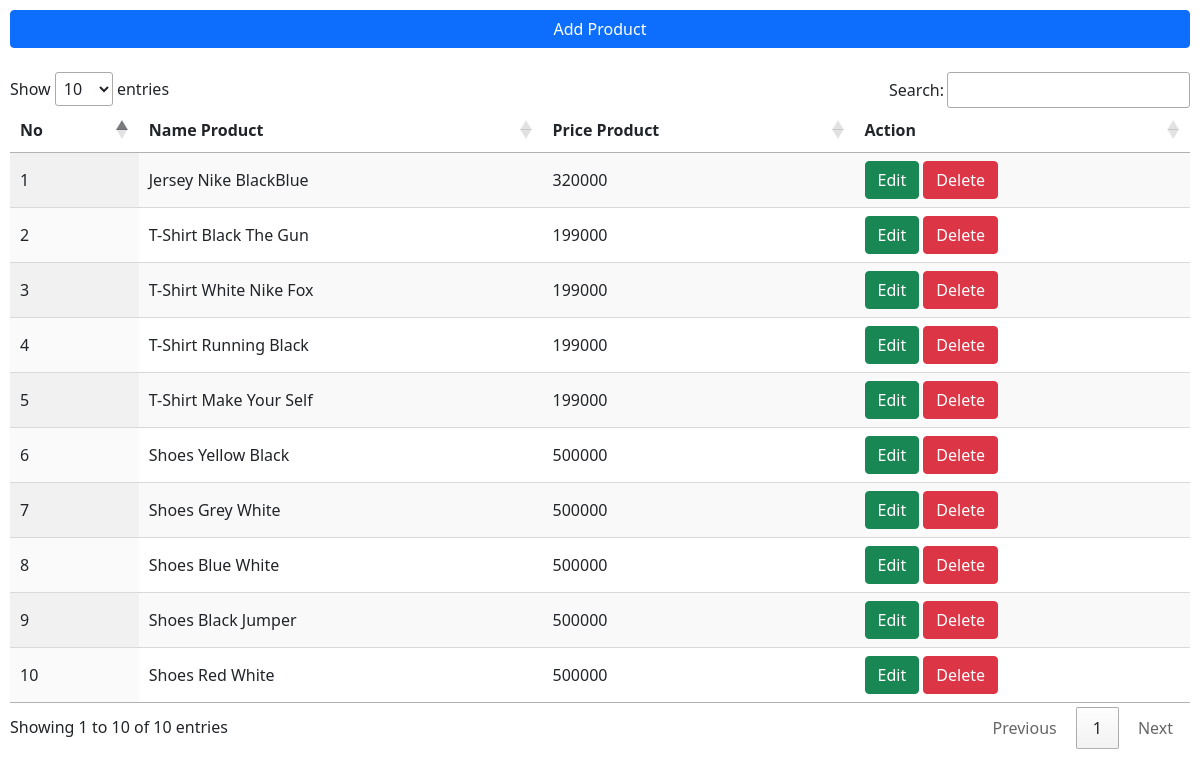
Page /crudManagement/crud.php on the committed database.
### tables this page shows
CREATE TABLE `product` (
  `id` int(11) NOT NULL,
  `name_product` varchar(200) NOT NULL,
  `price_product` varchar(200) NOT NULL,
  `image_product` varchar(5000) NOT NULL
);

### crudManagement/crud.php (the view, shortened to what this page needs)
<!DOCTYPE html>
<html lang="en">
<head>
    <link href="https://cdn.jsdelivr.net/npm/bootstrap@5.0.2/dist/css/bootstrap.min.css" rel="stylesheet">
    <link rel="stylesheet" href="https://cdn.datatables.net/1.13.4/css/jquery.dataTables.css" />
</head>
<body>
    <script>
        $(document).ready(function() {
            $('#myTable').DataTable();
        });
    </script>
    <div class="d-grid gap-2">
        <a id="tambah" href="form-tambah.php" class="btn btn-primary">Add Product</a>
    </div>
    <table id="myTable" class="display" method="get">
        <?php
        include "../Index/connect.php";
        $slctCustomer = "SELECT * FROM product ORDER BY id ASC";
        $query = mysqli_query($conn, $slctCustomer);
        ?>
        <br>
        <thead>
            <tr>
                <th>No</th>
                <th>Name Product</th>
                <th>Price Product</th>
                <th>Action</th>
            </tr>
        </thead>
        <tbody>
            <?php if (mysqli_num_rows($query) > 0) { ?>
                <?php
                $no = 1;
                while ($data = mysqli_fetch_array($query)) {
                ?>
                    <tr>
                        <td><?php echo $no ?></td>
                        <td><?php echo $data["name_product"]; ?></td>
                        <td><?php echo $data["price_product"]; ?></td>
                        <td>
                            <div class="btn btn-success"><a href="form-edit.php?id=<?php echo $data["name_product"]; ?>">Edit</a></div>
                            <div class="btn btn-danger"><a id="delete" href="proses-delete.php?id=<?php echo $data["name_product"]; ?>">Delete</a></div>
                        </td>
                    <?php $no++;
                } ?>
                <?php } ?>
                    </tr>
        </tbody>
    </table>
</body>
</html>

### crudManagement/crud.php (style rules this page uses)
body { margin: 10px; }
a { text-decoration: none; color: white; }

### rows in the picture
product: name_product "Jersey Nike BlackBlue", price_product "320000"
product: name_product "T-Shirt Black The Gun", price_product "199000"
product: name_product "T-Shirt White Nike Fox", price_product "199000"
product: name_product "T-Shirt Running Black", price_product "199000"
product: name_product "T-Shirt Make Your Self", price_product "199000"
product: name_product "Shoes Yellow Black", price_product "500000"
product: name_product "Shoes Grey White", price_product "500000"
product: name_product "Shoes Blue White", price_product "500000"
product: name_product "Shoes Black Jumper", price_product "500000"
product: name_product "Shoes Red White", price_product "500000"
